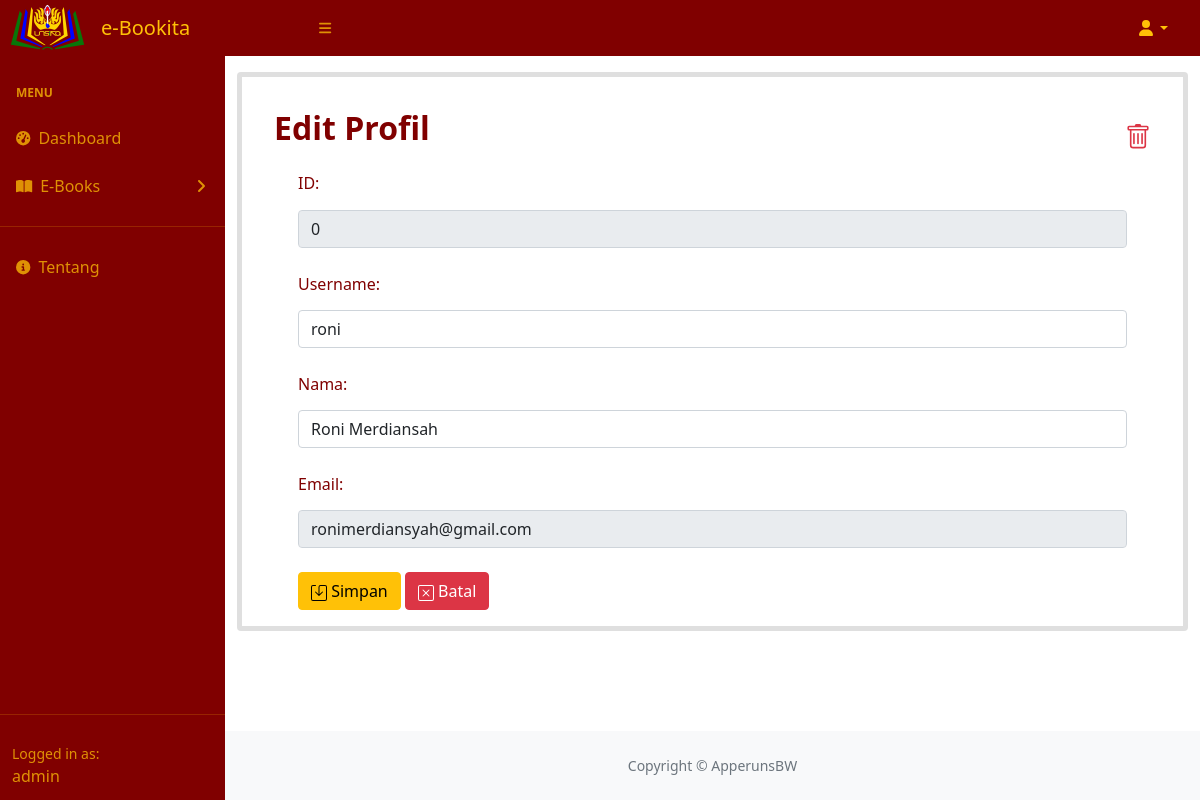
Page /edit_admin.php?id=0.php (signed in) on the committed database.
### tables this page shows
CREATE TABLE `user` (
  `id` int(11) NOT NULL,
  `username` varchar(20) NOT NULL,
  `password` varchar(50) NOT NULL,
  `nama` varchar(200) NOT NULL,
  `email` varchar(255) NOT NULL
);

### edit_admin.php (the view, shortened to what this page needs)
<?php
include 'koneksi.php';
?>
<!DOCTYPE html>
<html lang="en">
<head>
    <link href="https://cdn.jsdelivr.net/npm/simple-datatables@latest/dist/style.css" rel="stylesheet" />
    <link rel="stylesheet" href="sidebar.css">
    <link href="https://unpkg.com/aos@2.3.1/dist/aos.css" rel="stylesheet">
    <link href="https://cdn.jsdelivr.net/npm/bootstrap@5.1.0/dist/css/bootstrap.min.css" rel="stylesheet"
>
    <link rel="stylesheet" href="css/styles.css">
</head>
<body class="sb-nav-fixed">
    <nav data-aos="fade-down" data-aos-duration="1000" class="sb-topnav navbar navbar-expand"
        style="background-color: #800000;">
        <a href="dashboard.php"><img style="margin-left: 10px;" href="dashboard.php" width="75" height="75"
                src="Logo.png" alt="Perpustakaan Online Unsika"></a>
        <a class="navbar-brand ps-3 text-warning" href="dashboard.php">e-Bookita</a>
        <button class="btn btn-link btn-sm order-1 order-lg-0 me-4 me-lg-0 text-warning text-opacity-75"
            id="sidebarToggle" href="#!"><i class="fas fa-bars shover"></i></button>
        <ul class="navbar-nav ms-auto ms-md-0 me-3 me-lg-4">
            <li class="nav-item dropdown">
                <a class="nav-link dropdown-toggle text-warning" id="navbarDropdown" href="#" role="button"
                    data-bs-toggle="dropdown" aria-expanded="false"><i class="fas fa-user fa-fw text-warning"></i></a>
            </li>
        </ul>
    </nav>
    <div id="layoutSidenav">
        <div id="layoutSidenav_nav">
            <nav data-aos="fade-right" data-aos-duration="1000"
                class="sb-sidenav accordion text-warning text-opacity-75" id="sidenavAccordion"
                style="background-color: #800000;">
                <div class="sb-sidenav-menu">
                    <div class="nav">
                        <div class="sb-sidenav-menu-heading">Menu</div>
                        <a class="nav-link text-warning text-opacity-75" href="dashboard.php">
                            <div class="sb-nav-link-icon"><i class="fas fa-tachometer-alt"></i></div>
                            <div class="shover">Dashboard</div>
                        </a>
                        <a class="nav-link collapsed text-warning text-opacity-75" href="ebook.php"
                            data-bs-toggle="collapse" data-bs-target="#collapseLayouts" aria-expanded="false"
                            aria-controls="collapseLayouts">
                            <div class="sb-nav-link-icon"><i class="fas fa-book-open"></i></div>
                            <div class="shover">E-Books</div>
                            <div class="sb-sidenav-collapse-arrow"><i class="fas fa-angle-down"></i></div>
                        </a>
                    </div>
                    <hr class="sidebar-divider">
                    <div class="nav">
                        <a class="nav-link text-warning text-opacity-75" href="tentang.php">
                            <div class="sb-nav-link-icon"><i class="fas fa-info-circle"></i></div>
                            <div class="shover">Tentang</div>
                        </a>
                    </div>
                </div>
                <hr class="sidebar-divider">
                <div class="sb-sidenav-footer">
                    <div class="small">Logged in as:</div>
                    <?php echo $_SESSION['username'] ?></td>
                </div>
            </nav>
        </div>
        <div id="layoutSidenav_content">
            <main>
                <div data-aos="zoom-out" data-aos-duration="1000" class="container">
                    <div class="card mt-3 border-5 pt-2 active pb-0 px-3">
                        <div class="card-body ">
                            <div class="row">
                                <div class="col-12 ">
                                    <nav class="navbar">
                                        <h2 class="card-title text-start mb-3" style="color:#800000"><b>Edit Profil</b>
                                        </h2>
                                        <?php
                                    if (isset($_GET['id'])) {
                    $id = $_GET['id'];
                $data = mysqli_query($connect, "SELECT * FROM user WHERE id = '$id'") or die(mysqli_error($connect));
                $baris = mysqli_fetch_array($data); ?>
                                        <a onclick="return confirm('Anda yakin ingin menghapus akun?');"
                                            href="hapus_profil.php?id=<?php echo $baris['id']; ?>"></a>
                                    </nav>
                                    <?php
                                    }
                                ?>
                                    <?php
                                    if (isset($_GET['id'])) {
                    $id = $_GET['id'];
                $data = mysqli_query($connect, "SELECT * FROM user WHERE id = '$id'") or die(mysqli_error($connect));
                $baris = mysqli_fetch_array($data); ?>
                                    <div class="container">
                                        <form class="form-horizontal" action="proses_edit.php?id=<?php echo $id;?>"
                                            method="post">
                                            <div class="form-group" style="color:#800000">
                                                <label class="control-label col-sm-2 mb-2" for="id">
                                                    <h6>ID:</h6>
                                                </label>
                                                <fieldset disabled>
                                                    <div class="col-sm-12">
                                                        <input type="number" class="form-control mb-4" id="id" name="id"
                                                            value="<?php echo $baris['id'];?>">
                                                    </div>
                                                </fieldset>
                                            </div>
                                            <div class="form-group" style="color:#800000">
                                                <label class="control-label col-sm-2 mb-2" for="username">
                                                    <h6>Username:</h6>
                                                </label>
                                                <div class="col-sm-12">
                                                    <input type="text" class="form-control mb-4" id="username"
                                                        name="username" value="<?php echo $baris['username'];?>">
                                                </div>
                                            </div>
                                            <div class="form-group" style="color:#800000">
                                                <label class="control-label col-sm-2 mb-2" for="nama">
                                                    <h6>Nama:</h6>
                                                </label>
                                                <div class="col-sm-12">
                                                    <input type="text" class="form-control mb-4" id="nama" name="nama"
                                                        value="<?php echo $baris['nama'];?>">
                                                </div>
                                            </div>
                                            <div class="form-group" style="color:#800000">
                                                <label class="control-label col-sm-2 mb-2" for="email">
                                                    <h6>Email:</h6>
                                                </label>
                                                <fieldset disabled>
                                                    <div class="col-sm-12">
                                                        <input type="email" class="form-control mb-4" id="email"
                                                            name="email" value="<?php echo $baris['email'];?>">
                                                    </div>
                                                </fieldset>
                                            </div>
                                            <div class="row">
                                                <div class="col-sm-12">
                                                    <button type="submit" class="btn btn-warning" name="button"
                                                        onclick="return confirm('Simpan Perubahan?');"> Simpan</button>
                                                    <a class="btn btn-danger" href="profil.php"> Batal</a>
                                                </div>
                                            </div>
                                        </form>
                                    </div>
                                    <?php
                                    }
                                ?>
                                </div>
                            </div>
                        </div>
                    </div>
                </div>
            </main>
            <footer class="py-4 bg-light mt-auto">
                <div class="container-fluid px-4">
                    <div class="d-flex align-items-center justify-content-center small">
                        <div class="text-muted">Copyright &copy; ApperunsBW</div>
                    </div>
                </div>
            </footer>
        </div>
    </div>
</body>
</html>

### rows in the picture
user: id "0", username "roni", nama "Roni Merdiansah", email "ronimerdiansyah@gmail.com"

### other values in the picture
$_SESSION['username'] "admin"
